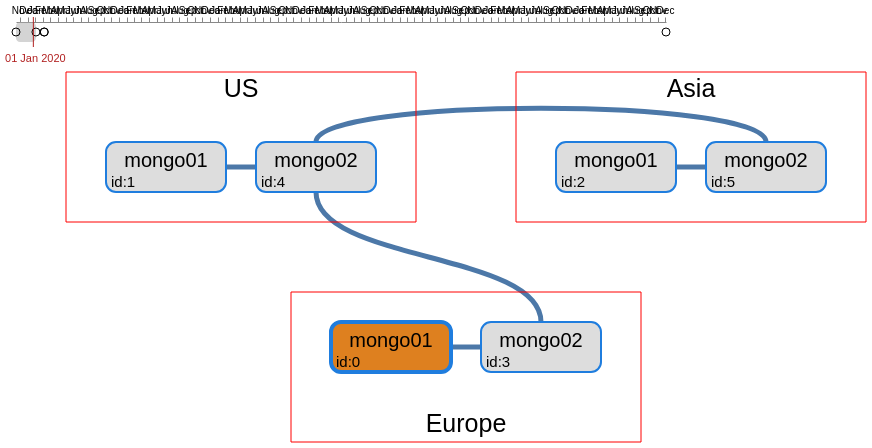

Vega-Lite specification for this chart:
### Vega specification from a JSON file in a GitHub repository (floating-point values rounded to 4 significant figures)
{"$schema": "https://vega.github.io/schema/vega/v5.json", "description": "An interactive line chart of stock prices, with returns shown relative to a selected date.", "width": 650, "height": 300, "padding": 5, "signals": [{"description": "------- Ce signal est émis par la souris, et renvoie une date -----", "name": "sig_mouseDate", "init": "time('Jan 1 2020')", "on": [{"events": "mousemove", "update": "invert('scale_x', clamp(x(), 0, width))"}]}, {"description": "------- Ce signal est émis par un click et mémorise la date-----", "name": "sig_clickDate", "on": [{"events": "click", "update": "invert('scale_x', clamp(x(), 0, width))"}]}], "data": [{"name": "input_data", "values": [{"log_date": "20191015-080000", "status": [{"_id": 0, "name": "mongo01.europe.domain:27017", "syncSourceId": -1, "stateStr": "PRIMARY"}, {"_id": 1, "name": "mongo01.us.domain:27017", "syncSourceId": 4, "stateStr": "SECONDARY"}, {"_id": 2, "name": "mongo01.asia.domain:27017", "syncSourceId": 5, "stateStr": "SECONDARY"}, {"_id": 3, "name": "mongo02.europe.domain:27017", "syncSourceId": 0, "stateStr": "SECONDARY"}, {"_id": 4, "name": "mongo02.us.domain:27017", "syncSourceId": 3, "stateStr": "SECONDARY"}, {"_id": 5, "name": "mongo02.asia.domain:27017", "syncSourceId": 4, "stateStr": "SECONDARY"}]}, {"log_date": "20200103-080000", "status": [{"_id": 0, "name": "mongo01.europe.domain:27017", "syncSourceId": 3, "stateStr": "SECONDARY"}, {"_id": 1, "name": "mongo01.us.domain:27017", "syncSourceId": 0, "stateStr": "SECONDARY"}, {"_id": 2, "name": "mongo01.asia.domain:27017", "syncSourceId": 3, "stateStr": "SECONDARY"}, {"_id": 3, "name": "mongo02.europe.domain:27017", "syncSourceId": -1, "stateStr": "PRIMARY"}, {"_id": 4, "name": "mongo02.us.domain:27017", "syncSourceId": 3, "stateStr": "SECONDARY"}, {"_id": 5, "name": "mongo02.asia.domain:27017", "syncSourceId": 0, "stateStr": "SECONDARY"}]}, {"log_date": "20200205-120000", "status": [{"_id": 0, "name": "mongo01.europe.domain:27017", "syncSourceId": 3, "stateStr": "SECONDARY"}, {"_id": 1, "name": "mongo01.us.domain:27017", "syncSourceId": 3, "stateStr": "SECONDARY"}, {"_id": 2, "name": "mongo01.asia.domain:27017", "syncSourceId": 1, "stateStr": "SECONDARY"}, {"_id": 3, "name": "mongo02.europe.domain:27017", "syncSourceId": -1, "stateStr": "PRIMARY"}, {"_id": 4, "name": "mongo02.us.domain:27017", "syncSourceId": 3, "stateStr": "SECONDARY"}, {"_id": 5, "name": "mongo02.asia.domain:27017", "syncSourceId": 1, "stateStr": "SECONDARY"}]}, {"log_date": "20200205-140000", "status": [{"_id": 0, "name": "mongo01.europe.domain:27017", "syncSourceId": 3, "stateStr": "SECONDARY"}, {"_id": 1, "name": "mongo01.us.domain:27017", "syncSourceId": 3, "stateStr": "SECONDARY"}, {"_id": 2, "name": "mongo01.asia.domain:27017", "syncSourceId": 4, "stateStr": "SECONDARY"}, {"_id": 3, "name": "mongo02.europe.domain:27017", "syncSourceId": -1, "stateStr": "PRIMARY"}, {"_id": 4, "name": "mongo02.us.domain:27017", "syncSourceId": 3, "stateStr": "SECONDARY"}, {"_id": 5, "name": "mongo02.asia.domain:27017", "syncSourceId": 1, "stateStr": "SECONDARY"}]}], "format": {"parse": {"log_date": "date:'%Y%m%d-%H%M%S'"}}, "transform": [{"type": "formula", "as": "date", "expr": "time(datum.log_date)"}]}, {"name": "today", "values": [{}], "transform": [{"type": "formula", "as": "date", "expr": "now()"}]}, {"name": "milestones", "source": ["input_data", "today"]}, {"description": "---- Contient le milestone juste avant la sélection (mouseMove) ----", "name": "first_before", "source": "milestones", "transform": [{"type": "filter", "expr": "datum.date<sig_mouseDate"}, {"type": "extent", "field": "date", "signal": "sig_before_range"}, {"type": "filter", "expr": "datum.date==sig_before_range[1]"}]}, {"description": "---- Contient le milestone juste après la sélection (mouseMove)----", "name": "first_after", "source": "milestones", "transform": [{"type": "filter", "expr": "datum.date>=sig_mouseDate"}, {"type": "extent", "field": "date", "signal": "sig_after_range"}, {"type": "filter", "expr": "datum.date==sig_after_range[0]"}]}, {"description": "---- un object unique contenant sig_before_range+sig_after_range (mouseMove) ----", "name": "mouse_date_bounds", "source": ["first_before", "first_after"], "transform": [{"type": "aggregate", "fields": ["date", "date"], "ops": ["min", "max"], "as": ["from", "to"]}]}, {"description": "---- Contient l'event juste avant la sélection (CLICK) ----", "name": "selected_milestone", "source": "milestones", "transform": [{"type": "filter", "expr": "datum.date<sig_clickDate"}, {"type": "extent", "field": "date", "signal": "sig_before_click"}, {"type": "filter", "expr": "datum.date==sig_before_click[1]"}]}, {"description": "---- Contient l'event juste apres la sélection (CLICK) ----", "name": "first_after_selected_milestone", "source": "milestones", "transform": [{"type": "filter", "expr": "datum.date>=sig_clickDate"}, {"type": "extent", "field": "date", "signal": "sig_after_click"}, {"type": "filter", "expr": "datum.date==sig_after_click[0]"}]}, {"name": "click_date_bounds", "source": ["selected_milestone", "first_after_selected_milestone"], "transform": [{"type": "aggregate", "fields": ["date", "date"], "ops": ["min", "max"], "as": ["from", "to"]}]}, {"name": "region_block", "values": [{"name": "europe", "width": 350, "height": 150, "x": 275, "y": 270, "count": 2, "label": "Europe"}, {"name": "us", "width": 350, "height": 150, "x": 50, "y": 50, "count": 2, "label": "US"}, {"name": "asia", "width": 350, "height": 150, "x": 500, "y": 50, "count": 1, "label": "Asia"}], "transform": [{"type": "formula", "as": "text_x", "expr": "datum.x + datum.width/2"}, {"type": "formula", "as": "text_y", "expr": "datum.y>100 ? datum.y + datum.height - 30 : datum.y + 5"}]}, {"name": "selected_node", "source": "first_before", "transform": [{"type": "flatten", "fields": ["status"]}, {"type": "formula", "as": "_id", "expr": "datum.status._id"}, {"type": "formula", "as": "name", "expr": "datum.status.name"}, {"type": "formula", "as": "stateStr", "expr": "datum.status.stateStr"}, {"type": "formula", "as": "syncSourceId", "expr": "datum.status.syncSourceId"}]}, {"name": "node_block", "source": "selected_node", "transform": [{"type": "formula", "as": "id_label", "expr": "'id:'+datum._id"}, {"type": "formula", "as": "name_parts", "expr": "split(split(datum.name,':')[0],'.')"}, {"type": "formula", "as": "node_name", "expr": "datum.name_parts[0]"}, {"type": "formula", "as": "node_region", "expr": "datum.name_parts[1]"}, {"type": "formula", "as": "index_in_region", "expr": "slice(datum.node_name,-1)-1"}, {"type": "lookup", "from": "region_block", "key": "name", "fields": ["node_region"], "as": ["region"]}, {"type": "formula", "as": "x", "expr": "datum.region.x + 40 + datum.index_in_region * 150"}, {"type": "formula", "as": "width", "expr": "120"}, {"type": "formula", "as": "y", "expr": "datum.region.y + (datum.node_region=='europe'?30:70)"}, {"type": "formula", "as": "height", "expr": "50"}, {"type": "formula", "as": "right", "expr": "datum.x + datum.width"}, {"type": "formula", "as": "bottom", "expr": "datum.y + datum.height"}, {"type": "formula", "as": "cx", "expr": "datum.x + datum.width/2"}, {"type": "formula", "as": "cy", "expr": "datum.y + datum.height/2"}, {"type": "formula", "as": "back_color", "expr": "datum.stateStr=='PRIMARY' ? '#DE801F' : '#ddd'"}, {"type": "formula", "as": "line_width", "expr": "datum.stateStr=='PRIMARY' ? 4 : 2"}]}, {"name": "sync_links", "source": "node_block", "transform": [{"type": "filter", "expr": "! (datum.syncSourceId<0)"}, {"type": "lookup", "from": "node_block", "fields": ["syncSourceId"], "key": "_id", "as": ["target"]}]}, {"name": "smart-links", "source": "sync_links", "transform": [{"type": "formula", "as": "same_line", "expr": "datum.y==datum.target.y"}, {"type": "formula", "as": "left_node", "expr": "datum.x < datum.target.x ? datum : datum.target"}, {"type": "formula", "as": "right_node", "expr": "datum.x > datum.target.x ? datum : datum.target"}, {"type": "formula", "as": "top_node", "expr": "datum.y < datum.target.y ? datum : datum.target"}, {"type": "formula", "as": "bottom_node", "expr": "datum.y > datum.target.y ? datum : datum.target"}, {"type": "formula", "as": "same_region", "expr": "datum.node_region==datum.target.node_region"}, {"type": "formula", "as": "top_line", "expr": "(datum.node_region!='europe') && (datum.target.node_region!='europe')"}, {"type": "formula", "as": "bottom_line", "expr": "(datum.node_region=='europe') && (datum.target.node_region=='europe')"}, {"type": "formula", "as": "cross_line", "expr": "!datum.top_line && !datum.bottom_line"}, {"type": "formula", "as": "side_to_side", "expr": "datum.same_line && ( datum.same_region && datum.left_node.index_in_region == datum.right_node.index_in_region -1 )"}]}, {"name": "side-to-side-links", "source": "smart-links", "transform": [{"type": "filter", "expr": "datum.side_to_side"}, {"type": "formula", "as": "path", "expr": "'M'+datum.left_node.right+','+datum.left_node.cy+'L'+datum.right_node.x+','+datum.right_node.cy"}]}, {"name": "top-links", "source": "smart-links", "transform": [{"type": "filter", "expr": "datum.top_line && ! datum.side_to_side"}, {"type": "formula", "as": "deltax", "expr": "abs(datum.cx-datum.target.cx)"}, {"type": "formula", "as": "y", "expr": "datum.y"}, {"type": "formula", "as": "up", "expr": "datum.y - datum.deltax/10"}, {"type": "formula", "as": "path", "expr": "'M'+datum.cx+','+datum.y+'C'+datum.cx+','+datum.up+' '+datum.target.cx+','+datum.up+' '+datum.target.cx+','+datum.y"}]}, {"name": "cross-line-links", "source": "smart-links", "transform": [{"type": "filter", "expr": "datum.cross_line"}, {"type": "formula", "as": "btm", "expr": "datum.top_node.bottom + 70"}, {"type": "formula", "as": "up", "expr": "datum.bottom_node.y - 70"}, {"type": "formula", "as": "p1", "expr": "datum.top_node.cx+','+datum.top_node.bottom"}, {"type": "formula", "as": "p2", "expr": "datum.top_node.cx+','+datum.btm"}, {"type": "formula", "as": "p3", "expr": "datum.bottom_node.cx+','+datum.up"}, {"type": "formula", "as": "p4", "expr": "datum.bottom_node.cx+','+datum.bottom_node.y"}, {"type": "formula", "as": "path", "expr": "'M'+datum.p1+'C'+datum.p2+' '+datum.p3+' '+datum.p4"}]}, {"name": "all-links", "source": ["top-links", "side-to-side-links", "cross-line-links"]}], "scales": [{"name": "scale_x", "type": "time", "domain": {"data": "milestones", "field": "date"}, "range": "width"}], "axes": [{"orient": "top", "scale": "scale_x", "format": "%b", "tickCount": "month"}], "marks": [{"description": "-------------------- bloc temporel selectionné ------------------", "type": "rect", "from": {"data": "click_date_bounds"}, "encode": {"enter": {"y": {"value": -5}, "y2": {"value": 25}, "fill": {"value": "#F88"}, "cornerRadius": {"value": 10}, "opacity": {"value": 0.5}}, "update": {"x": {"scale": "scale_x", "field": "from"}, "x2": {"scale": "scale_x", "field": "to"}}}}, {"description": "-------------------- bloc temporel survolé ------------------", "type": "rect", "from": {"data": "mouse_date_bounds"}, "encode": {"enter": {"y": {"value": 0}, "y2": {"value": 20}, "fill": {"value": "#aaa"}, "cornerRadius": {"value": 4}, "opacity": {"value": 0.5}}, "update": {"x": {"scale": "scale_x", "field": "from"}, "x2": {"scale": "scale_x", "field": "to"}}}}, {"description": "-------------------- Elements temporels (diamond) ------------------", "type": "symbol", "from": {"data": "milestones"}, "encode": {"update": {"x": {"scale": "scale_x", "field": "date"}, "y": {"value": 10}, "stroke": {"value": "black"}}}}, {"description": "-------------------- Regle des temps verticales ------------------", "type": "rule", "encode": {"enter": {"y": {"value": -5}, "y2": {"value": 25}, "stroke": {"value": "firebrick"}}, "update": {"x": {"scale": "scale_x", "signal": "sig_mouseDate", "offset": -2}}}}, {"description": "-------------------- Temps sélectionné (texte) ------------------", "type": "text", "encode": {"enter": {"y": {"value": 40}, "align": {"value": "center"}, "fill": {"value": "firebrick"}}, "update": {"x": {"scale": "scale_x", "signal": "sig_mouseDate"}, "text": {"signal": "timeFormat(sig_mouseDate, '%d %b %Y')"}}}}, {"type": "path", "from": {"data": "all-links"}, "encode": {"enter": {"path": {"field": "path"}, "strokeWidth": {"value": 5}}}}, {"type": "rect", "from": {"data": "node_block"}, "encode": {"enter": {"x": {"field": "x"}, "y": {"field": "y"}, "width": {"field": "width"}, "height": {"field": "height"}, "stroke": {"value": "#1F7DDE"}, "cornerRadius": {"value": 10}, "strokeWidth": {"field": "line_width"}, "fill": {"field": "back_color"}}}}, {"type": "text", "from": {"data": "node_block"}, "encode": {"enter": {"text": {"field": "node_name"}, "align": {"value": "center"}, "fontSize": {"value": 20}, "x": {"field": "cx"}, "y": {"field": "cy"}}}}, {"type": "text", "from": {"data": "node_block"}, "encode": {"enter": {"text": {"field": "id_label"}, "align": {"value": "left"}, "x": {"field": "x"}, "y": {"field": "bottom"}, "fontSize": {"value": 15}, "dx": {"value": 5}, "dy": {"value": -5}}}}, {"type": "rect", "from": {"data": "region_block"}, "encode": {"enter": {"x": {"field": "x"}, "y": {"field": "y"}, "width": {"field": "width"}, "height": {"field": "height"}, "stroke": {"value": "red"}}}}, {"type": "text", "from": {"data": "region_block"}, "encode": {"enter": {"text": {"field": "label"}, "align": {"value": "center"}, "baseline": {"value": "top"}, "x": {"field": "text_x"}, "y": {"field": "text_y"}, "fontSize": {"value": 25}}}}]}
